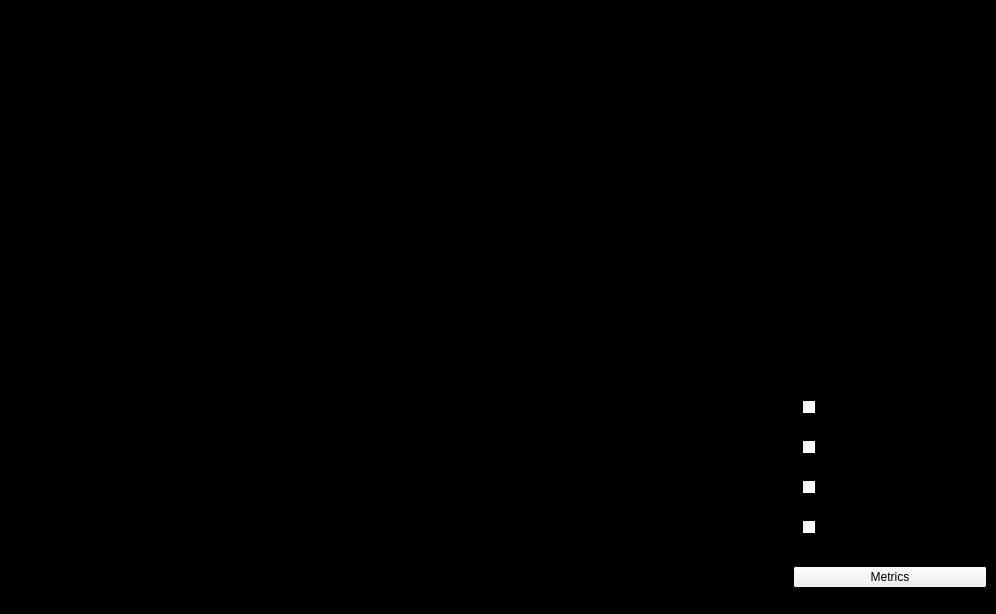
<?xml version="1.0" encoding="UTF-8"?>
<ui version="4.0">
 <class>MainWindow</class>
 <widget class="QMainWindow" name="MainWindow">
  <property name="geometry">
   <rect>
    <x>0</x>
    <y>0</y>
    <width>996</width>
    <height>614</height>
   </rect>
  </property>
  <property name="palette">
   <palette>
    <active>
     <colorrole role="Base">
      <brush brushstyle="SolidPattern">
       <color alpha="255">
        <red>255</red>
        <green>255</green>
        <blue>255</blue>
       </color>
      </brush>
     </colorrole>
     <colorrole role="Window">
      <brush brushstyle="SolidPattern">
       <color alpha="255">
        <red>0</red>
        <green>0</green>
        <blue>0</blue>
       </color>
      </brush>
     </colorrole>
    </active>
    <inactive>
     <colorrole role="Base">
      <brush brushstyle="SolidPattern">
       <color alpha="255">
        <red>255</red>
        <green>255</green>
        <blue>255</blue>
       </color>
      </brush>
     </colorrole>
     <colorrole role="Window">
      <brush brushstyle="SolidPattern">
       <color alpha="255">
        <red>0</red>
        <green>0</green>
        <blue>0</blue>
       </color>
      </brush>
     </colorrole>
    </inactive>
    <disabled>
     <colorrole role="Base">
      <brush brushstyle="SolidPattern">
       <color alpha="255">
        <red>0</red>
        <green>0</green>
        <blue>0</blue>
       </color>
      </brush>
     </colorrole>
     <colorrole role="Window">
      <brush brushstyle="SolidPattern">
       <color alpha="255">
        <red>0</red>
        <green>0</green>
        <blue>0</blue>
       </color>
      </brush>
     </colorrole>
    </disabled>
   </palette>
  </property>
  <property name="windowTitle">
   <string>MainWindow</string>
  </property>
  <widget class="QWidget" name="centralwidget">
   <layout class="QVBoxLayout" name="verticalLayout_4" stretch="2,1,60,2">
    <item>
     <spacer name="verticalSpacer_2">
      <property name="orientation">
       <enum>Qt::Vertical</enum>
      </property>
      <property name="sizeHint" stdset="0">
       <size>
        <width>20</width>
        <height>40</height>
       </size>
      </property>
     </spacer>
    </item>
    <item>
     <widget class="QWidget" name="widget" native="true">
      <layout class="QHBoxLayout" name="horizontalLayout" stretch="1,100">
       <item>
        <spacer name="horizontalSpacer">
         <property name="orientation">
          <enum>Qt::Horizontal</enum>
         </property>
         <property name="sizeHint" stdset="0">
          <size>
           <width>40</width>
           <height>20</height>
          </size>
         </property>
        </spacer>
       </item>
       <item>
        <widget class="QLabel" name="label_dimension">
         <property name="styleSheet">
          <string notr="true">color: &quot;white&quot;</string>
         </property>
         <property name="text">
          <string/>
         </property>
        </widget>
       </item>
      </layout>
     </widget>
    </item>
    <item>
     <layout class="QHBoxLayout" name="horizontalLayout_5" stretch="4,1">
      <item>
       <layout class="QVBoxLayout" name="verticalLayout_2" stretch="10">
        <item>
         <widget class="QFrame" name="frame">
          <property name="styleSheet">
           <string notr="true">border: &quot;black&quot;</string>
          </property>
          <property name="frameShape">
           <enum>QFrame::StyledPanel</enum>
          </property>
          <property name="frameShadow">
           <enum>QFrame::Raised</enum>
          </property>
          <layout class="QHBoxLayout" name="horizontalLayout_4">
           <item>
            <widget class="ImageView" name="image_widget" native="true"/>
           </item>
          </layout>
         </widget>
        </item>
       </layout>
      </item>
      <item>
       <layout class="QVBoxLayout" name="verticalLayout_3" stretch="3,2,2">
        <item>
         <widget class="QWidget" name="widget_2" native="true">
          <layout class="QVBoxLayout" name="verticalLayout_5" stretch="2,2,2,2,4">
           <item>
            <widget class="QLabel" name="label_coordenadas">
             <property name="styleSheet">
              <string notr="true">color: &quot;white&quot;</string>
             </property>
             <property name="text">
              <string/>
             </property>
            </widget>
           </item>
           <item>
            <widget class="QLabel" name="label_value">
             <property name="styleSheet">
              <string notr="true">color: &quot;white&quot;</string>
             </property>
             <property name="text">
              <string/>
             </property>
            </widget>
           </item>
           <item>
            <widget class="QLabel" name="label_mitocondria">
             <property name="styleSheet">
              <string notr="true">color: &quot;white&quot;</string>
             </property>
             <property name="text">
              <string>label_mitocondrias</string>
             </property>
            </widget>
           </item>
           <item>
            <widget class="QLabel" name="label_vesicula">
             <property name="styleSheet">
              <string notr="true">color: &quot;white&quot;</string>
             </property>
             <property name="text">
              <string>label_veisculas</string>
             </property>
            </widget>
           </item>
           <item>
            <spacer name="verticalSpacer_3">
             <property name="orientation">
              <enum>Qt::Vertical</enum>
             </property>
             <property name="sizeHint" stdset="0">
              <size>
               <width>20</width>
               <height>40</height>
              </size>
             </property>
            </spacer>
           </item>
          </layout>
         </widget>
        </item>
        <item>
         <widget class="QWidget" name="widget_3" native="true">
          <layout class="QVBoxLayout" name="verticalLayout">
           <item>
            <widget class="QCheckBox" name="checkBox_neurons">
             <property name="styleSheet">
              <string notr="true">color: &quot;white&quot;</string>
             </property>
             <property name="text">
              <string>Neurons</string>
             </property>
            </widget>
           </item>
           <item>
            <widget class="QCheckBox" name="checkBox_mito">
             <property name="styleSheet">
              <string notr="true">color: &quot;white&quot;</string>
             </property>
             <property name="text">
              <string>Mitochondria</string>
             </property>
            </widget>
           </item>
           <item>
            <widget class="QCheckBox" name="checkBox_center_ves">
             <property name="styleSheet">
              <string notr="true">color: &quot;white&quot;</string>
             </property>
             <property name="text">
              <string>Vesicle center</string>
             </property>
            </widget>
           </item>
           <item>
            <widget class="QCheckBox" name="checkBox_area_ves">
             <property name="styleSheet">
              <string notr="true">color: &quot;white&quot;</string>
             </property>
             <property name="text">
              <string>Vesicle area</string>
             </property>
            </widget>
           </item>
          </layout>
         </widget>
        </item>
        <item>
         <widget class="QPushButton" name="metrics_button">
          <property name="text">
           <string>Metrics</string>
          </property>
         </widget>
        </item>
       </layout>
      </item>
     </layout>
    </item>
    <item>
     <spacer name="verticalSpacer">
      <property name="orientation">
       <enum>Qt::Vertical</enum>
      </property>
      <property name="sizeHint" stdset="0">
       <size>
        <width>20</width>
        <height>40</height>
       </size>
      </property>
     </spacer>
    </item>
   </layout>
  </widget>
  <widget class="QMenuBar" name="menubar">
   <property name="geometry">
    <rect>
     <x>0</x>
     <y>0</y>
     <width>996</width>
     <height>21</height>
    </rect>
   </property>
   <widget class="QMenu" name="menuFile">
    <property name="title">
     <string>File</string>
    </property>
    <addaction name="actionNew"/>
    <addaction name="actionOpen"/>
    <addaction name="actionSave"/>
   </widget>
   <widget class="QMenu" name="menuPredict">
    <property name="title">
     <string>Predict</string>
    </property>
    <addaction name="actionMitochondria"/>
    <addaction name="actionVesicles"/>
   </widget>
   <widget class="QMenu" name="menuTools">
    <property name="title">
     <string>Tools</string>
    </property>
    <widget class="QMenu" name="menuLabel">
     <property name="title">
      <string>Label</string>
     </property>
     <addaction name="actionMitochondria_Label"/>
     <addaction name="actionVesicles_Label"/>
    </widget>
    <widget class="QMenu" name="menuAdd">
     <property name="title">
      <string>Add</string>
     </property>
     <addaction name="actionMitochondria_Add"/>
     <addaction name="actionVesicles_Add"/>
     <addaction name="actionFinish_Add"/>
    </widget>
    <widget class="QMenu" name="menuDelete">
     <property name="title">
      <string>Delete</string>
     </property>
     <addaction name="actionMitochondria_Delete"/>
     <addaction name="actionVesicles_Delete"/>
    </widget>
    <widget class="QMenu" name="menuUndo">
     <property name="title">
      <string>Undo</string>
     </property>
     <addaction name="actionMitochondria_Undo"/>
     <addaction name="actionVesicle_Undo"/>
    </widget>
    <addaction name="menuLabel"/>
    <addaction name="menuAdd"/>
    <addaction name="menuDelete"/>
    <addaction name="menuUndo"/>
   </widget>
   <addaction name="menuFile"/>
   <addaction name="menuPredict"/>
   <addaction name="menuTools"/>
  </widget>
  <action name="actionNew">
   <property name="text">
    <string>New</string>
   </property>
  </action>
  <action name="actionOpen">
   <property name="text">
    <string>Open</string>
   </property>
  </action>
  <action name="actionSave">
   <property name="text">
    <string>Save</string>
   </property>
  </action>
  <action name="actionMitochondria">
   <property name="text">
    <string>Mitochondria</string>
   </property>
  </action>
  <action name="actionVesicles">
   <property name="text">
    <string>Vesicles</string>
   </property>
  </action>
  <action name="actionMitochondria_Label">
   <property name="text">
    <string>Mitochondria</string>
   </property>
  </action>
  <action name="actionVesicles_Label">
   <property name="text">
    <string>Vesicles</string>
   </property>
  </action>
  <action name="actionMitochondria_Add">
   <property name="text">
    <string>Mitochondria</string>
   </property>
  </action>
  <action name="actionVesicles_Add">
   <property name="text">
    <string>Vesicle</string>
   </property>
  </action>
  <action name="actionMitochondria_Delete">
   <property name="text">
    <string>Mitochondria</string>
   </property>
  </action>
  <action name="actionVesicles_Delete">
   <property name="text">
    <string>Vesicle</string>
   </property>
  </action>
  <action name="actionFinish_Add">
   <property name="text">
    <string>Finish</string>
   </property>
  </action>
  <action name="actionMitochondria_Undo">
   <property name="text">
    <string>Mitochondria</string>
   </property>
  </action>
  <action name="actionVesicle_Undo">
   <property name="text">
    <string>Vesicle</string>
   </property>
  </action>
 </widget>
 <customwidgets>
  <customwidget>
   <class>ImageView</class>
   <extends>QWidget</extends>
   <header>pyqtgraph</header>
   <container>1</container>
  </customwidget>
 </customwidgets>
 <resources/>
 <connections/>
</ui>
